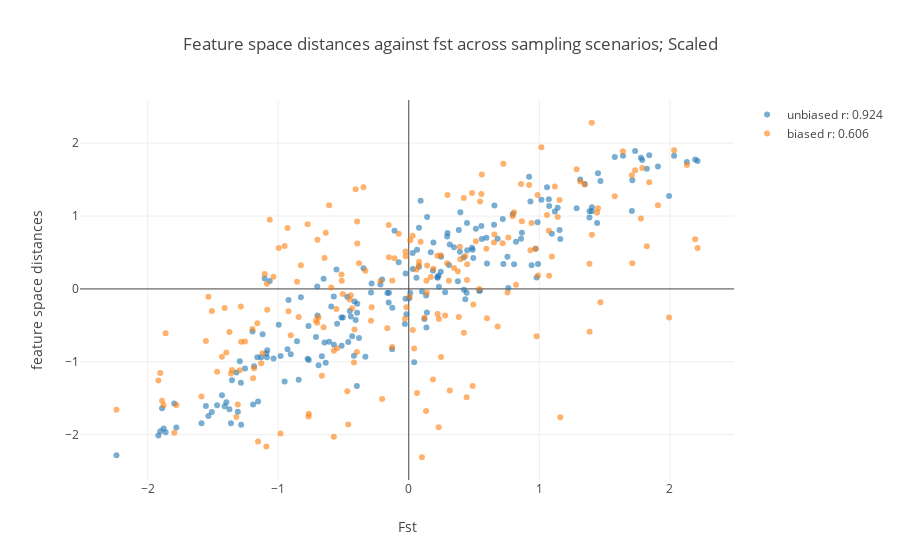

The notebook cell saved with this chart:
### Code cell
pearsons= [pearsonr(fst_store,t[:,x])[0] for x in range(t.shape[1])]

fig_data= [go.Scatter(
    x= fst_store,
    y= t[:,i],
    mode= 'markers',
    marker= dict(
        color= i,
        opacity= .6
    ),
    name= ['unbiased','biased','corrected'][i] + ' r: {}'.format(round(pearsons[i],3))
    ) for i in [0,1]
]

layout = go.Layout(
    title= 'Feature space distances against fst across sampling scenarios; Scaled',
    yaxis=dict(
        title='feature space distances'),
    xaxis=dict(
        title='Fst')
)

fig= go.Figure(data=fig_data, layout=layout)
iplot(fig)

### Figure 1 — Plotly figure (JSON) as saved in the notebook; plotly's stock layout.template omitted (floating-point values rounded to 4 significant figures; data arrays with more than 128 entries replaced by an {"elided": "..."} marker saying what was removed)
{"data": [{"marker": {"color": 0, "opacity": 0.6}, "mode": "markers", "name": "unbiased r: 0.924", "type": "scatter", "x": {"elided": "200 float values"}, "y": {"elided": "200 float values"}}, {"marker": {"color": 1, "opacity": 0.6}, "mode": "markers", "name": "biased r: 0.606", "type": "scatter", "x": {"elided": "200 float values"}, "y": {"elided": "200 float values"}}], "layout": {"title": "Feature space distances against fst across sampling scenarios; Scaled", "xaxis": {"title": "Fst"}, "yaxis": {"title": "feature space distances"}}}
